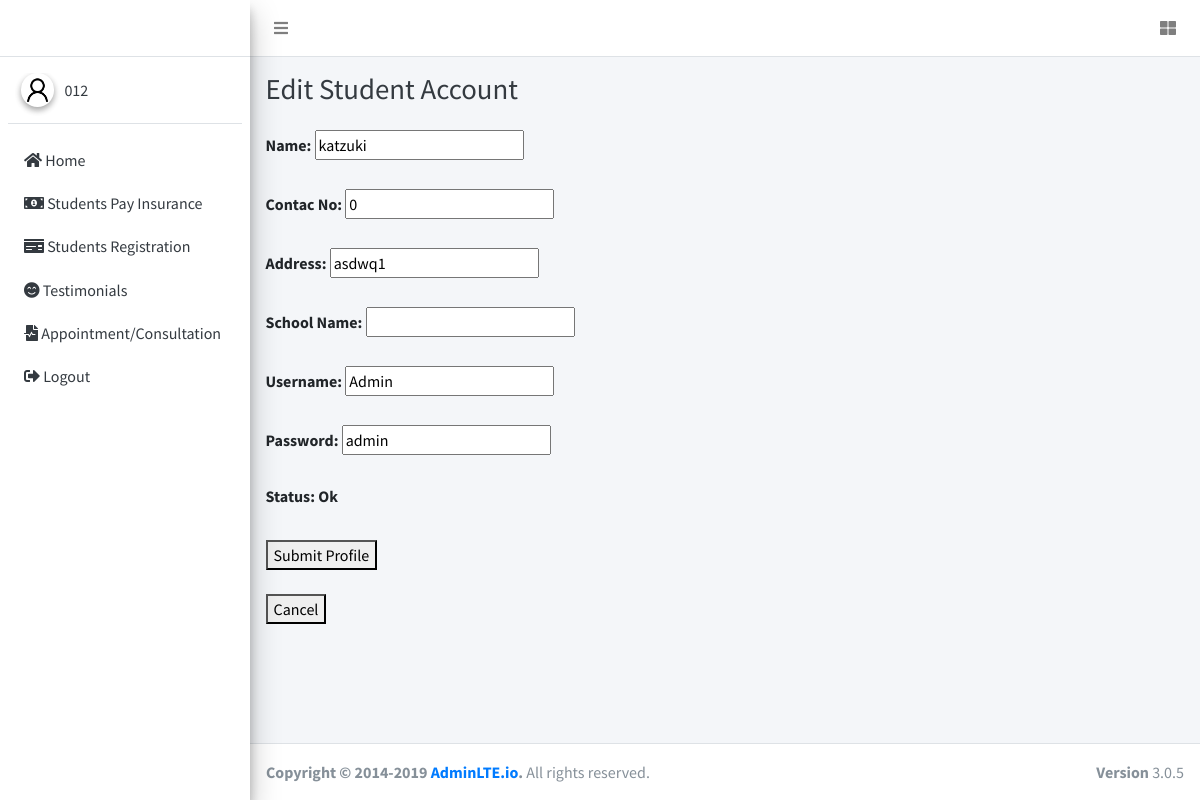
The page /adminEdit.php?ID=1 (signed in) on the database its author committed.
### tables this page shows
CREATE TABLE `tbl_user` (
  `id` int(11) NOT NULL,
  `name` varchar(255) NOT NULL,
  `username` varchar(255) NOT NULL,
  `school` varchar(255) NOT NULL,
  `schoolyear` varchar(255) NOT NULL,
  `semester` varchar(255) NOT NULL,
  `receipt` varchar(255) NOT NULL,
  `paymentType` varchar(255) NOT NULL,
  `password` varchar(255) NOT NULL,
  `contact` bigint(255) NOT NULL,
  `address` text NOT NULL,
  `image` varchar(255) NOT NULL,
  `access` varchar(255) NOT NULL,
  `status` varchar(255) NOT NULL
);

### adminEdit.php (the view, shortened to what this page needs)
<?php
    $con = connection();
    $id = $_GET['ID'];
    $sql = "select * from tbl_user where id='$id'";
    $user = $con->query($sql) or die($con->error);
    $row = $user->fetch_array();
?>
<!DOCTYPE html>
<html>
<head>
<link rel="stylesheet" href="plugins/fontawesome-free/css/all.min.css">
<link rel="stylesheet" href="https://code.ionicframework.com/ionicons/2.0.1/css/ionicons.min.css">
<link rel="stylesheet" href="plugins/tempusdominus-bootstrap-4/css/tempusdominus-bootstrap-4.min.css">
<link rel="stylesheet" href="plugins/icheck-bootstrap/icheck-bootstrap.min.css">
<link rel="stylesheet" href="plugins/jqvmap/jqvmap.min.css">
<link rel="stylesheet" href="dist/css/adminlte.min.css">
<link rel="stylesheet" href="plugins/overlayScrollbars/css/OverlayScrollbars.min.css">
<link rel="stylesheet" href="plugins/daterangepicker/daterangepicker.css">
<link rel="stylesheet" href="plugins/summernote/summernote-bs4.css">
</head>
<body class="hold-transition sidebar-mini layout-fixed">
<div class="wrapper">
<nav class="main-header navbar navbar-expand navbar-white navbar-light">
<ul class="navbar-nav">
  <li class="nav-item">
    <a class="nav-link" data-widget="pushmenu" href="#" role="button"><i class="fas fa-bars"></i></a>
  </li>
</ul>
<ul class="navbar-nav ml-auto">
  <li class="nav-item">
    <a class="nav-link" data-widget="control-sidebar" data-slide="true" href="#" role="button">
      <i class="fas fa-th-large"></i>
    </a>
  </li>
</ul>
</nav>
<aside class="main-sidebar sidebar-light-primary elevation-4">
<a href="index3.html" class="brand-link">
  <span class="brand-text font-weight-light">&nbsp;</span>
</a>
<div class="sidebar">
  <div class="user-panel mt-3 pb-3 mb-3 d-flex">
    <div class="image">
    <img src="dist/img/user.png" class="img-circle elevation-2" alt="User Image">
    </div>
    <div class="info">
      <a href="#" class="d-block">
      <?php
          if(isset($_SESSION['UserLogin']))
          {
          echo $_SESSION['UserLogin'];
          }
          ?>
      </a>
    </div>
  </div>
  <nav class="mt-2">
        <ul class="nav nav-pills nav-sidebar flex-column" data-widget="treeview" role="menu" data-accordion="false">
          <li class="nav-item">
            <a href="admin.php" class="nav-link">
              <i class="fas fa-home"></i>
              <p>
              Home
              </p>
            </a>
          </li>
          <li class="nav-item">
            <a href="adminStudentPay.php" class="nav-link">
              <i class="fas fa-money-bill-alt"></i>
              <p>
              Students Pay Insurance
              </p>
            </a>
          </li>
          <li class="nav-item">
            <a href="adminStudentRegistration.php" class="nav-link">
              <i class="fas fa-money-check"></i>
              <p>
              Students Registration
              </p>
            </a>
          </li>
          <li class="nav-item">
            <a href="adminStudentPost.php" class="nav-link">
              <i class="fas fa-smile-beam"></i>
              <p>
                Testimonials
              </p>
            </a>
          </li>
          <li class="nav-item">
            <a href="adminConsultation.php" class="nav-link">
              <i class="fas fa-file-medical-alt"></i>
              <p>
                Appointment/Consultation
              </p>
            </a>
          </li>
          <li class="nav-item">
            <a href="logout.php" class="nav-link">
            <i class="fas fa-sign-out-alt"></i>
              <p>
                Logout
              </p>
            </a>
          </li>
        </ul>
      </nav>
</div>
</aside>
<div class="content-wrapper">
<div class="content-header">
  <div class="container-fluid">
    <div class="row mb-2">
      <div class="col-sm-6">
        <h1 class="m-0 text-dark">Edit Student Account</h1>
      </div>
    </div>
  </div>
</div>
<section class="content">
  <div class="container-fluid">
    <div class="row">
      <div class="col-sm">
      <form action="" method="post">
    <label>Name: </label>
    <input type="text" name="name" value="<?php echo $row['name'];?>"><br><br>
    <label>Contac No: </label>
    <input type="text" name="contact" value="<?php echo $row['contact'];?>"><br><br>
    <label>Address: </label>
    <input type="text" name="address" value="<?php echo $row['address'];?>"><br><br>
    <label>School Name: </label>
    <input type="text" name="school" value="<?php echo $row['school'];?>"><br><br>
    <label>Username: </label>
    <input type="text" name="user" value="<?php echo $row['username']?>"><br><br>
    <label>Password: </label>
    <input type="text" name="pass" value="<?php echo $row['password'];?>"><br><br>
    <label>Status:  <?php echo $row['status'];?></label>  <br><br>
    <button type="submit" name="submit">Submit Profile</button> <br><br>
    <button type="submit" name="cancel">Cancel</button>
    </form>
      </div>
    </div>
  </div>
</section>
</div>
<footer class="main-footer">
<strong>Copyright &copy; 2014-2019 <a href="http://adminlte.io">AdminLTE.io</a>.</strong>
All rights reserved.
<div class="float-right d-none d-sm-inline-block">
  <b>Version</b> 3.0.5
</div>
</footer>
</div>
</body>
</html>

### rows shown on the page
tbl_user: name "katzuki", contact "0", address "asdwq1", user "Admin", pass "admin", status "Ok"

### other values the page prints
$_SESSION['UserLogin'] "012"
